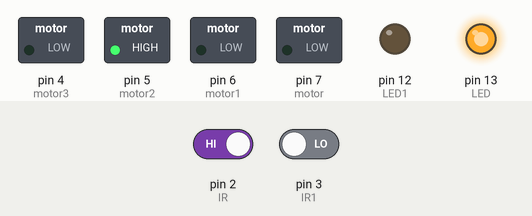
Simulated run of this program. Board: Arduino Uno, built with avr-gcc and run on an emulated ATmega328P. Shown: switched loads named in the program (green lamp = pin HIGH), output pins drawn as LEDs (lit = HIGH). The inputs (shaded band) are chosen by the test bench; at power-on: pin 2 (IR) HIGH, pin 3 (IR1) LOW.

Above: at 1.2 s.
1.3 s: pin 2 (IR) driven LOW
At 1.7 s:
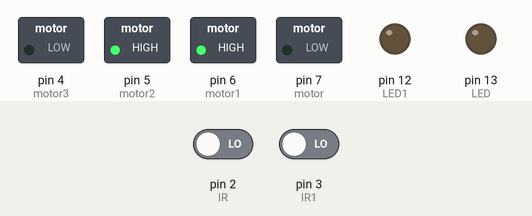
2.8 s: pin 3 (IR1) driven HIGH
At 4.0 s:
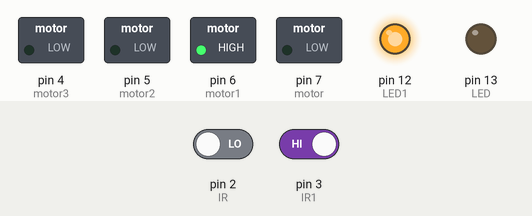
4.3 s: pin 2 (IR) driven HIGH
At 5.2 s:
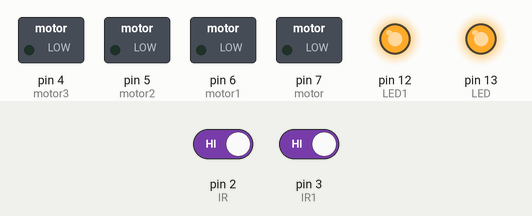
5.8 s: pin 3 (IR1) driven LOW
At 6.4 s:
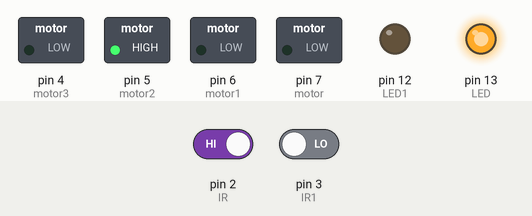
Timing chart, 0 to 8.3 s (numbered marks = the images above; inputs shaded):
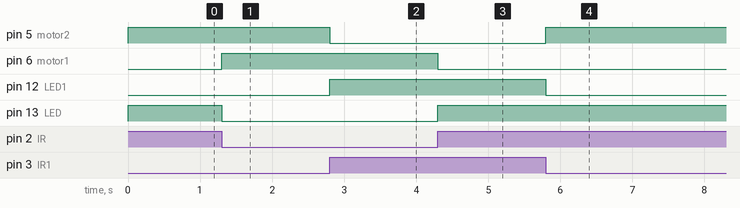

Measured:
- after the input at 1.3 s, pin 6 (motor1): LOW → HIGH at once; pin 13 (LED): HIGH → LOW at once
- after the input at 2.8 s, pin 5 (motor2): HIGH → LOW at once; pin 12 (LED1): LOW → HIGH at once
- after the input at 4.3 s, pin 6 (motor1): HIGH → LOW at once; pin 13 (LED): LOW → HIGH at once
- after the input at 5.8 s, pin 5 (motor2): LOW → HIGH at once; pin 12 (LED1): HIGH → LOW at once

The program:

main.cpp
```cpp
#include <Arduino.h>

int LED = 13;  // Led conectado al pin 13
int IR = 2;    // Entrada digital conectada al sensor infrarrojo
int LED1 = 12; // Led conectado al pin 13
int IR1 = 3;   // Entrada digital conectada al sensor infrarrojo
int motor = 7;
int motor1 = 6;
int motor2 = 5;
int motor3 = 4;

void setup()
{
    Serial.begin(9600);

    pinMode(LED1, OUTPUT);
    pinMode(LED, OUTPUT);
    pinMode(motor, OUTPUT);
    pinMode(motor1, OUTPUT);
    pinMode(motor2, OUTPUT);
    pinMode(motor3, OUTPUT);
    pinMode(IR, INPUT);  // Sensor infrarrojo como entrada
    pinMode(IR1, INPUT); // Sensor infrarrojo como entrada
}
void loop()
{

    int estado = digitalRead(IR);        // leemos el valor del sensor infrarrojo
    int estado1 = digitalRead(IR1);      // leemos el valor del sensor infrarrojo
    if ((estado == 0) && (estado1 == 0)) //        Si ambos sensores retornan 0(zona negra)el robot avanaza
    {
        digitalWrite(LED, LOW);
        digitalWrite(motor1, HIGH);
        digitalWrite(motor, LOW);
        digitalWrite(motor2, HIGH);
        digitalWrite(motor3, LOW);
    }
    if ((estado == 1) && (estado1 == 1)) // Si el resultado de ambos sensores es 1(zona blanca)el robot se para, se fue de linea

    {
        digitalWrite(LED, HIGH);
        digitalWrite(LED1, HIGH);
        digitalWrite(motor1, LOW);
        digitalWrite(motor, LOW);
        digitalWrite(motor2, LOW);
        digitalWrite(motor3, LOW);
    }

    if ((estado == 1) && (estado1 == 0) // si el sensor de la izquierda retorna 1(zona blanca) y el sensor de la derecha retorna 0(zona negra) el robot gira a la derecha, para volver sobre la linea, moviendo motor izquierdo, deteniendo derecho
    )
    {
        digitalWrite(LED, HIGH);
        digitalWrite(LED1, LOW);
        digitalWrite(motor1, LOW);
        digitalWrite(motor, LOW);
        digitalWrite(motor2, HIGH);
        digitalWrite(motor3, LOW);
    }
    if ((estado == 0) && (estado1 == 1) // si el sensor de la derecha retorna 1(zona blanca) y el sensor de la izquierda retorna 0(zona negra) el robot gira a la izquierda, para volver sobre la linea, moviendo motor derecho, deteniendo el izquierdo
    )
    {
        digitalWrite(LED, LOW);
        digitalWrite(LED1, HIGH);
        digitalWrite(motor1, HIGH);
        digitalWrite(motor, LOW);
        digitalWrite(motor2, LOW);
        digitalWrite(motor3, LOW);
    }
}
```
